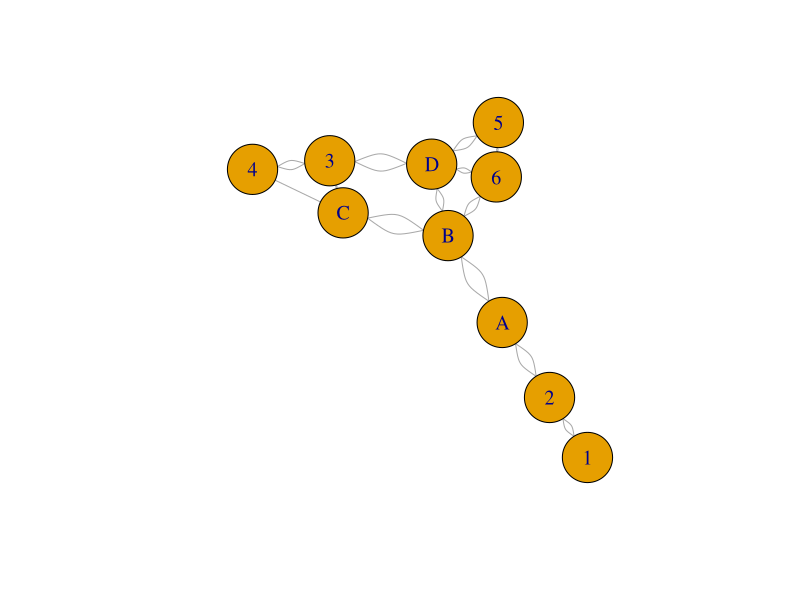
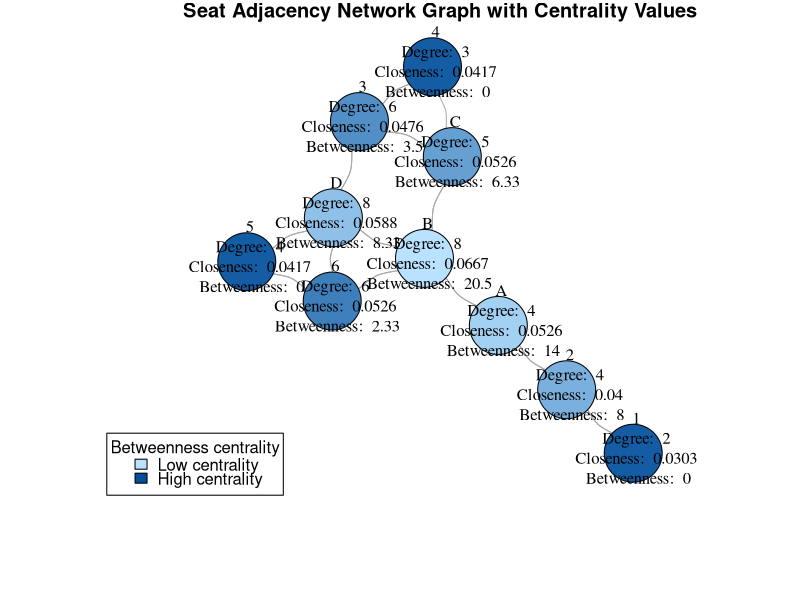

R code for these plots, in order:
## ---- chunk 1
knitr::opts_chunk$set(echo = TRUE)
## ---- chunk 2
# Load the igraph package
library(igraph)

# Create the nodes
seat_nodes <- c(1:6, LETTERS[1:4])

# Create an empty graph with the seat nodes
seat_adjacency_graph <- graph.empty(n = length(seat_nodes), directed = FALSE)
V(seat_adjacency_graph)$name <- seat_nodes

# Create the adjacency list
adj_list <- list(
  "1" = c("2"),
  "2" = c("1", "A"),
  "3" = c("4", "D", "C"),
  "4" = c("3", "C"),
  "5" = c("D", "6"),
  "6" = c("5", "D", "B"),
  "A" = c("B", "2"),
  "B" = c("6", "D", "C", "A"),
  "C" = c("3", "B"),
  "D" = c("3", "5", "6", "B")
)

# Add edges based on adjacency rules
for (seat in names(adj_list)) {
  for (neighbor in adj_list[[seat]]) {
    seat_adjacency_graph <- add.edges(seat_adjacency_graph, c(seat, neighbor))
  }
}

# Plot the seat adjacency graph
plot(seat_adjacency_graph, vertex.size = 30, vertex.label.cex = 1.2)
## ---- chunk 3
# Define the seat choices
seat_choices <- LETTERS[1:4]

# Calculate centralities for the seat choices
degree_centralities <- degree(seat_adjacency_graph, v = seat_choices)
closeness_centralities <- closeness(seat_adjacency_graph, v = seat_choices)
betweenness_centralities <- betweenness(seat_adjacency_graph, v = seat_choices)

# Combine the centralities into a data frame
centralities <- data.frame(
  Seat = seat_choices,
  Degree = degree_centralities / 2,  # divide degree centralities by 2
  Closeness = closeness_centralities,
  Betweenness = betweenness_centralities
)

# Print the centralities data frame
print(centralities)
## ---- chunk 4
# Generate a color palette with 10 colors
color_palette <- colorRampPalette(c("#B8E2FF", "#004D99"))(10)


# Add centrality values to the graph vertices
V(seat_adjacency_graph)$degree <- degree(seat_adjacency_graph)
V(seat_adjacency_graph)$closeness <- closeness(seat_adjacency_graph)
V(seat_adjacency_graph)$betweenness <- betweenness(seat_adjacency_graph)

# Customize vertex labels with centrality values
vertex_labels <- paste(V(seat_adjacency_graph)$name,
                       "\nDegree: ", V(seat_adjacency_graph)$degree,
                       "\nCloseness: ", round(V(seat_adjacency_graph)$closeness, 4),
                       "\nBetweenness: ", round(V(seat_adjacency_graph)$betweenness, 2))

# Normalize betweenness centrality values
scaled_betweenness <- scale(V(seat_adjacency_graph)$betweenness)

# Assign colors based on normalized betweenness centrality
V(seat_adjacency_graph)$color <- color_palette[rank(-scaled_betweenness)][V(seat_adjacency_graph)]

# Set plot margins
par(mar = c(5, 5, 1, 1)) 

# Plot graph
plot(seat_adjacency_graph, vertex.size = 30, vertex.label = vertex_labels, 
     vertex.label.cex = 1, vertex.label.color = "black", vertex.label.dist = 0.5,
     edge.arrow.size = 0.2, edge.curved = 0.3, layout = layout_with_kk,
     main = "Seat Adjacency Network Graph with Centrality Values")

# Add color legend
legend("bottomleft", legend = c("Low centrality", "High centrality"), 
       fill = c(color_palette[1], color_palette[10]), title = "Betweenness centrality",
       x.intersp = 0.7, y.intersp = 0.7, inset = 0.01)
